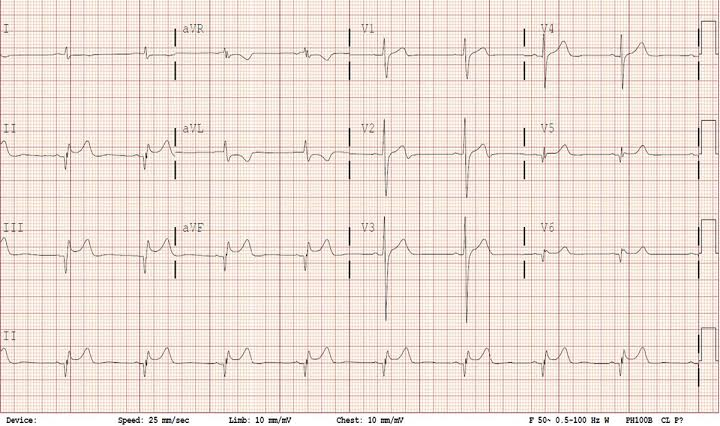
#> input picture abnormal_test.jpeg, 720 x 426 px
$ python -i preprocessing.py   (imports and definitions only)
#> lines starting #> are read from the running program, lines starting #| are printed output that depends on the picture; after the words box and inside, x2 and y2 are one past the last pixel; in counts of white or black regions, pixels touching at a corner belong together
#> further down, picture is the input picture: shape (426, 720, 3); mean B, G, R 218.2, 226, 238.1
"""
preprocessing.py - Signal & Image Preprocessing Module
=======================================================
Contains:
  1. Butterworth bandpass filter for ECG signals (0.5-40 Hz)
  2. Image preprocessing (CLAHE + adaptive threshold)

KEY CONCEPTS:
  - Nyquist Frequency: Half the sampling rate. For MIT-BIH at 360 Hz,
    the Nyquist frequency is 180 Hz. We can only reliably filter
    frequencies below 180 Hz.
  - Bandpass Filter: Keeps frequencies between lowcut and highcut,
    removes baseline wander (< 0.5 Hz) and high-frequency noise (> 40 Hz).
  - filtfilt: Applies the filter forward and backward, producing
    zero phase distortion (no time delay in the output).
"""

import numpy as np
import cv2
from scipy.signal import butter, filtfilt


# ============================================================
# MODULE 3: SIGNAL PREPROCESSING (Butterworth Bandpass)
# ============================================================

# [93 lines left out: functions butter_bandpass, bandpass_filter, preprocess_signal, not called in this run]


# ============================================================
# IMAGE PREPROCESSING (for ECG image input)
# ============================================================

def preprocess_image(img):
    # Grayscale for grid calibration
    gray = cv2.cvtColor(img, cv2.COLOR_BGR2GRAY)

    # Red Channel masking to remove the red grid
    r_channel = img[:, :, 2]
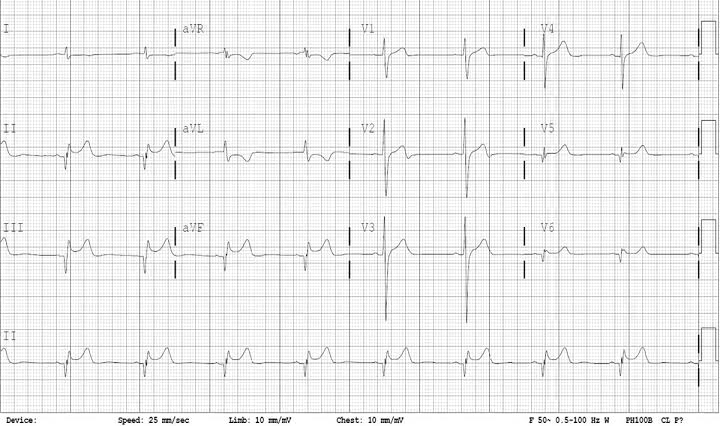
#> r_channel: shape (426, 720); min 0, max 255, mean 238.1

    # Hard threshold to isolate the black trace
    _, binary = cv2.threshold(r_channel, 120, 255, cv2.THRESH_BINARY_INV)
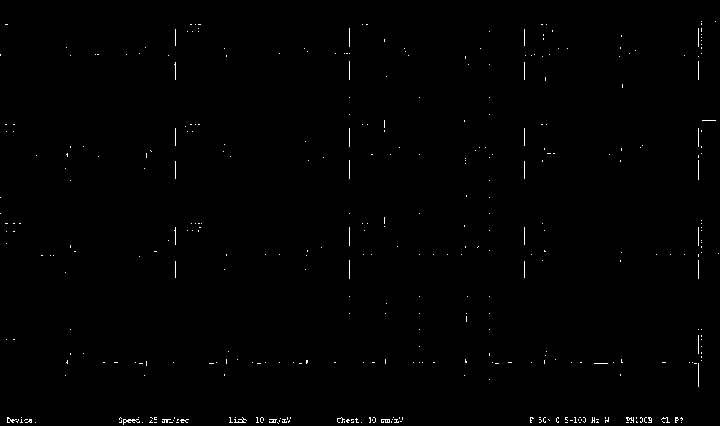
#> binary: shape (426, 720); 0.52% white in thin lines or dots

    # Noise cleanup
    kernel = cv2.getStructuringElement(cv2.MORPH_RECT, (2,2))
    binary = cv2.morphologyEx(binary, cv2.MORPH_OPEN, kernel)
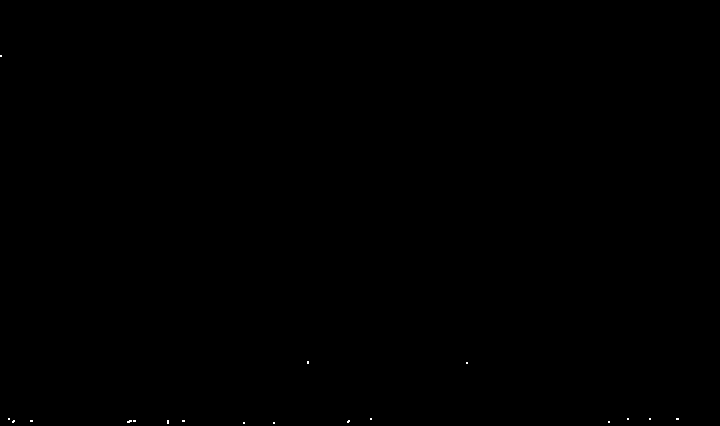
#> binary: shape (426, 720); 0.03% white in thin lines or dots, all inside (x1, y1, x2, y2) = (0, 55, 679, 424)

    return binary, gray

>>> import cv2
>>> picture = cv2.imread('abnormal_test.jpeg')
>>> result = preprocess_image(picture)
